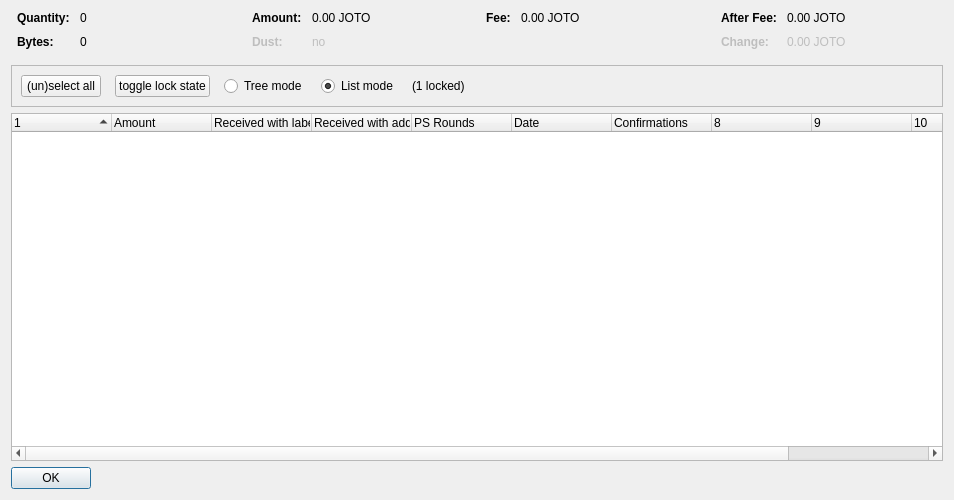
<?xml version="1.0" encoding="UTF-8"?>
<ui version="4.0">
 <class>CoinControlDialog</class>
 <widget class="QDialog" name="CoinControlDialog">
  <property name="geometry">
   <rect>
    <x>0</x>
    <y>0</y>
    <width>954</width>
    <height>500</height>
   </rect>
  </property>
  <property name="windowTitle">
   <string>Coin Selection</string>
  </property>
  <layout class="QVBoxLayout" name="verticalLayout">
   <item>
    <layout class="QHBoxLayout" name="horizontalLayoutTop" stretch="0,0,0,0">
     <property name="topMargin">
      <number>0</number>
     </property>
     <property name="bottomMargin">
      <number>10</number>
     </property>
     <item>
      <layout class="QFormLayout" name="formLayoutCoinControl1">
       <property name="horizontalSpacing">
        <number>10</number>
       </property>
       <property name="verticalSpacing">
        <number>10</number>
       </property>
       <property name="leftMargin">
        <number>6</number>
       </property>
       <property name="rightMargin">
        <number>6</number>
       </property>
       <item row="0" column="0">
        <widget class="QLabel" name="labelCoinControlQuantityText">
         <property name="font">
          <font>
           <weight>75</weight>
           <bold>true</bold>
          </font>
         </property>
         <property name="text">
          <string>Quantity:</string>
         </property>
        </widget>
       </item>
       <item row="0" column="1">
        <widget class="QLabel" name="labelCoinControlQuantity">
         <property name="cursor">
          <cursorShape>IBeamCursor</cursorShape>
         </property>
         <property name="contextMenuPolicy">
          <enum>Qt::ActionsContextMenu</enum>
         </property>
         <property name="text">
          <string notr="true">0</string>
         </property>
         <property name="textInteractionFlags">
          <set>Qt::LinksAccessibleByMouse|Qt::TextSelectableByKeyboard|Qt::TextSelectableByMouse</set>
         </property>
        </widget>
       </item>
       <item row="1" column="0">
        <widget class="QLabel" name="labelCoinControlBytesText">
         <property name="font">
          <font>
           <weight>75</weight>
           <bold>true</bold>
          </font>
         </property>
         <property name="text">
          <string>Bytes:</string>
         </property>
        </widget>
       </item>
       <item row="1" column="1">
        <widget class="QLabel" name="labelCoinControlBytes">
         <property name="cursor">
          <cursorShape>IBeamCursor</cursorShape>
         </property>
         <property name="contextMenuPolicy">
          <enum>Qt::ActionsContextMenu</enum>
         </property>
         <property name="text">
          <string notr="true">0</string>
         </property>
         <property name="textInteractionFlags">
          <set>Qt::LinksAccessibleByMouse|Qt::TextSelectableByKeyboard|Qt::TextSelectableByMouse</set>
         </property>
        </widget>
       </item>
      </layout>
     </item>
     <item>
      <layout class="QFormLayout" name="formLayoutCoinControl2">
       <property name="horizontalSpacing">
        <number>10</number>
       </property>
       <property name="verticalSpacing">
        <number>10</number>
       </property>
       <property name="leftMargin">
        <number>6</number>
       </property>
       <property name="rightMargin">
        <number>6</number>
       </property>
       <item row="0" column="0">
        <widget class="QLabel" name="labelCoinControlAmountText">
         <property name="font">
          <font>
           <weight>75</weight>
           <bold>true</bold>
          </font>
         </property>
         <property name="text">
          <string>Amount:</string>
         </property>
        </widget>
       </item>
       <item row="0" column="1">
        <widget class="QLabel" name="labelCoinControlAmount">
         <property name="cursor">
          <cursorShape>IBeamCursor</cursorShape>
         </property>
         <property name="contextMenuPolicy">
          <enum>Qt::ActionsContextMenu</enum>
         </property>
         <property name="text">
          <string notr="true">0.00 JOTO</string>
         </property>
         <property name="textInteractionFlags">
          <set>Qt::LinksAccessibleByMouse|Qt::TextSelectableByKeyboard|Qt::TextSelectableByMouse</set>
         </property>
        </widget>
       </item>
       <item row="1" column="0">
        <widget class="QLabel" name="labelCoinControlLowOutputText">
         <property name="enabled">
          <bool>false</bool>
         </property>
         <property name="font">
          <font>
           <weight>75</weight>
           <bold>true</bold>
          </font>
         </property>
         <property name="text">
          <string>Dust:</string>
         </property>
        </widget>
       </item>
       <item row="1" column="1">
        <widget class="QLabel" name="labelCoinControlLowOutput">
         <property name="enabled">
          <bool>false</bool>
         </property>
         <property name="cursor">
          <cursorShape>IBeamCursor</cursorShape>
         </property>
         <property name="contextMenuPolicy">
          <enum>Qt::ActionsContextMenu</enum>
         </property>
         <property name="text">
          <string notr="true">no</string>
         </property>
         <property name="textInteractionFlags">
          <set>Qt::LinksAccessibleByMouse|Qt::TextSelectableByKeyboard|Qt::TextSelectableByMouse</set>
         </property>
        </widget>
       </item>
      </layout>
     </item>
     <item>
      <layout class="QFormLayout" name="formLayoutCoinControl3">
       <property name="horizontalSpacing">
        <number>10</number>
       </property>
       <property name="verticalSpacing">
        <number>10</number>
       </property>
       <property name="leftMargin">
        <number>6</number>
       </property>
       <property name="rightMargin">
        <number>6</number>
       </property>
       <item row="0" column="0">
        <widget class="QLabel" name="labelCoinControlFeeText">
         <property name="font">
          <font>
           <weight>75</weight>
           <bold>true</bold>
          </font>
         </property>
         <property name="text">
          <string>Fee:</string>
         </property>
        </widget>
       </item>
       <item row="0" column="1">
        <widget class="QLabel" name="labelCoinControlFee">
         <property name="cursor">
          <cursorShape>IBeamCursor</cursorShape>
         </property>
         <property name="contextMenuPolicy">
          <enum>Qt::ActionsContextMenu</enum>
         </property>
         <property name="text">
          <string notr="true">0.00 JOTO</string>
         </property>
         <property name="textInteractionFlags">
          <set>Qt::LinksAccessibleByMouse|Qt::TextSelectableByKeyboard|Qt::TextSelectableByMouse</set>
         </property>
        </widget>
       </item>
      </layout>
     </item>
     <item>
      <layout class="QFormLayout" name="formLayoutCoinControl4">
       <property name="horizontalSpacing">
        <number>10</number>
       </property>
       <property name="verticalSpacing">
        <number>10</number>
       </property>
       <property name="leftMargin">
        <number>6</number>
       </property>
       <property name="rightMargin">
        <number>6</number>
       </property>
       <item row="0" column="0">
        <widget class="QLabel" name="labelCoinControlAfterFeeText">
         <property name="font">
          <font>
           <weight>75</weight>
           <bold>true</bold>
          </font>
         </property>
         <property name="text">
          <string>After Fee:</string>
         </property>
        </widget>
       </item>
       <item row="0" column="1">
        <widget class="QLabel" name="labelCoinControlAfterFee">
         <property name="cursor">
          <cursorShape>IBeamCursor</cursorShape>
         </property>
         <property name="contextMenuPolicy">
          <enum>Qt::ActionsContextMenu</enum>
         </property>
         <property name="text">
          <string notr="true">0.00 JOTO</string>
         </property>
         <property name="textInteractionFlags">
          <set>Qt::LinksAccessibleByMouse|Qt::TextSelectableByKeyboard|Qt::TextSelectableByMouse</set>
         </property>
        </widget>
       </item>
       <item row="1" column="0">
        <widget class="QLabel" name="labelCoinControlChangeText">
         <property name="enabled">
          <bool>false</bool>
         </property>
         <property name="font">
          <font>
           <weight>75</weight>
           <bold>true</bold>
          </font>
         </property>
         <property name="text">
          <string>Change:</string>
         </property>
        </widget>
       </item>
       <item row="1" column="1">
        <widget class="QLabel" name="labelCoinControlChange">
         <property name="enabled">
          <bool>false</bool>
         </property>
         <property name="cursor">
          <cursorShape>IBeamCursor</cursorShape>
         </property>
         <property name="contextMenuPolicy">
          <enum>Qt::ActionsContextMenu</enum>
         </property>
         <property name="text">
          <string notr="true">0.00 JOTO</string>
         </property>
         <property name="textInteractionFlags">
          <set>Qt::LinksAccessibleByMouse|Qt::TextSelectableByKeyboard|Qt::TextSelectableByMouse</set>
         </property>
        </widget>
       </item>
      </layout>
     </item>
    </layout>
   </item>
   <item>
    <widget class="QFrame" name="frame">
     <property name="minimumSize">
      <size>
       <width>0</width>
       <height>40</height>
      </size>
     </property>
     <property name="frameShape">
      <enum>QFrame::StyledPanel</enum>
     </property>
     <property name="frameShadow">
      <enum>QFrame::Sunken</enum>
     </property>
     <layout class="QHBoxLayout" name="horizontalLayout">
      <item>
       <layout class="QHBoxLayout" name="horizontalLayoutPanel" stretch="0,0,0,0,0,0">
        <property name="spacing">
         <number>14</number>
        </property>
        <item>
         <widget class="QPushButton" name="pushButtonSelectAll">
          <property name="sizePolicy">
           <sizepolicy hsizetype="Maximum" vsizetype="Fixed">
            <horstretch>0</horstretch>
            <verstretch>0</verstretch>
           </sizepolicy>
          </property>
          <property name="text">
           <string>(un)select all</string>
          </property>
          <property name="autoDefault">
           <bool>false</bool>
          </property>
         </widget>
        </item>
        <item>
         <widget class="QPushButton" name="pushButtonToggleLock">
          <property name="sizePolicy">
           <sizepolicy hsizetype="Maximum" vsizetype="Fixed">
            <horstretch>0</horstretch>
            <verstretch>0</verstretch>
           </sizepolicy>
          </property>
          <property name="text">
           <string>toggle lock state</string>
          </property>
          <property name="autoDefault">
           <bool>false</bool>
          </property>
         </widget>
        </item>
        <item>
         <widget class="QRadioButton" name="radioTreeMode">
          <property name="sizePolicy">
           <sizepolicy hsizetype="Maximum" vsizetype="Fixed">
            <horstretch>0</horstretch>
            <verstretch>0</verstretch>
           </sizepolicy>
          </property>
          <property name="text">
           <string>Tree mode</string>
          </property>
         </widget>
        </item>
        <item>
         <widget class="QRadioButton" name="radioListMode">
          <property name="sizePolicy">
           <sizepolicy hsizetype="Maximum" vsizetype="Fixed">
            <horstretch>0</horstretch>
            <verstretch>0</verstretch>
           </sizepolicy>
          </property>
          <property name="text">
           <string>List mode</string>
          </property>
          <property name="checked">
           <bool>true</bool>
          </property>
         </widget>
        </item>
        <item>
         <widget class="QLabel" name="labelLocked">
          <property name="text">
           <string>(1 locked)</string>
          </property>
         </widget>
        </item>
        <item>
         <spacer name="horizontalSpacer">
          <property name="orientation">
           <enum>Qt::Horizontal</enum>
          </property>
          <property name="sizeHint" stdset="0">
           <size>
            <width>40</width>
            <height>20</height>
           </size>
          </property>
         </spacer>
        </item>
       </layout>
      </item>
     </layout>
    </widget>
   </item>
   <item>
    <widget class="CoinControlTreeWidget" name="treeWidget">
     <property name="contextMenuPolicy">
      <enum>Qt::CustomContextMenu</enum>
     </property>
     <property name="sortingEnabled">
      <bool>false</bool>
     </property>
     <property name="columnCount">
      <number>11</number>
     </property>
     <attribute name="headerShowSortIndicator" stdset="0">
      <bool>true</bool>
     </attribute>
     <attribute name="headerStretchLastSection">
      <bool>false</bool>
     </attribute>
     <column>
      <property name="text">
       <string/>
      </property>
     </column>
     <column>
      <property name="text">
       <string>Amount</string>
      </property>
     </column>
     <column>
      <property name="text">
       <string>Received with label</string>
      </property>
     </column>
     <column>
      <property name="text">
       <string>Received with address</string>
      </property>
     </column>
     <column>
      <property name="text">
       <string>PS Rounds</string>
      </property>
     </column>
     <column>
      <property name="text">
       <string>Date</string>
      </property>
     </column>
     <column>
      <property name="text">
       <string>Confirmations</string>
      </property>
      <property name="toolTip">
       <string>Confirmed</string>
      </property>
     </column>
     <column>
      <property name="text">
       <string/>
      </property>
     </column>
     <column>
      <property name="text">
       <string/>
      </property>
     </column>
     <column>
      <property name="text">
       <string/>
      </property>
     </column>
     <column>
      <property name="text">
       <string/>
      </property>
     </column>
    </widget>
   </item>
   <item>
    <widget class="QDialogButtonBox" name="buttonBox">
     <property name="sizePolicy">
      <sizepolicy hsizetype="Maximum" vsizetype="Fixed">
       <horstretch>0</horstretch>
       <verstretch>0</verstretch>
      </sizepolicy>
     </property>
     <property name="orientation">
      <enum>Qt::Horizontal</enum>
     </property>
     <property name="standardButtons">
      <set>QDialogButtonBox::Ok</set>
     </property>
    </widget>
   </item>
  </layout>
 </widget>
 <customwidgets>
  <customwidget>
   <class>CoinControlTreeWidget</class>
   <extends>QTreeWidget</extends>
   <header>coincontroltreewidget.h</header>
  </customwidget>
 </customwidgets>
 <resources/>
 <connections/>
</ui>
